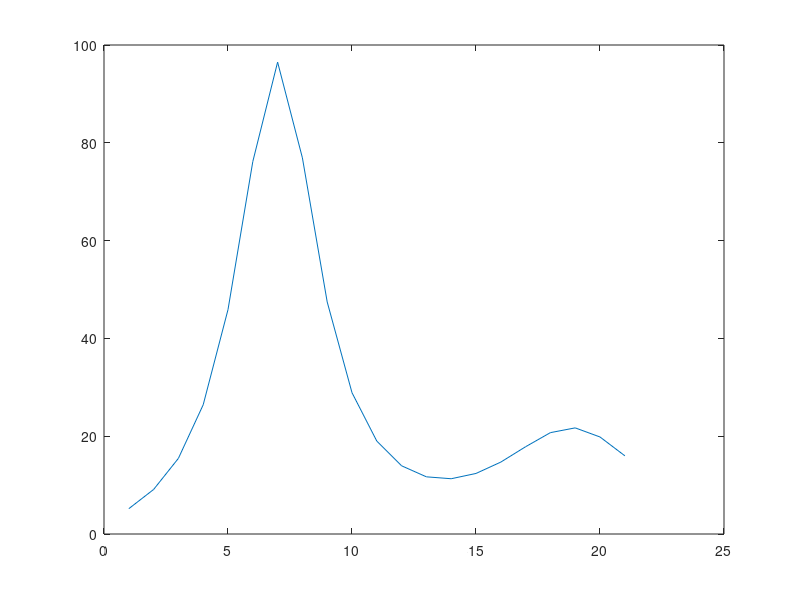

MATLAB code for this plot: (Note: this script raises an error after producing the figure.)
function examplebetterdraggable
% EXAMPLE
% examplebetterdraggable; % drag red line to new pos, then right-click it

% FIXME add "snap draggable" as option in cmenu too

%% Plot 
hFig = figure;
hLine = plot(humps);
hAx = get(hLine,'Parent');
ylim = get(hAx,'YLim');
originalX = 10;
hImLine = imline(gca,originalX*[1 1],ylim);
hImLineKids = get(hImLine,'children');
get(hImLineKids(3),'color')
set(hImLineKids(1:3),'color','r');
set(hImLineKids(1:2),'ButtonDownFcn',[],'vis','off');
api = iptgetapi(hImLine);
fcn = makeConstrainToRectFcn('imline',get(hAx,'XLim'),get(hAx,'YLim')); % restrain to current ax lims
api.setDragConstraintFcn(fcn);

%% Set up my context menu
cmenu = uicontextmenu('Parent',hFig);
% FIXME add infrastructure to do both "restore original x" & "restore previous x"
uimenu(cmenu, 'Label', 'RestoreX', 'Callback', {@locCmenuCallback,api,originalX});
set(findobj(hImLine,'Type','line'), 'UIContextMenu', cmenu);

%----------------------------------
function locCmenuCallback(varargin)
% handle to figure is varargin{1}
% eventdata is varargin{2} [always empty?]
api = varargin{3};
originalX = varargin{4};
currPos = api.getPosition();
newPos = currPos;
newPos(1) = originalX;
newPos(2) = originalX;
api.setPosition(newPos);